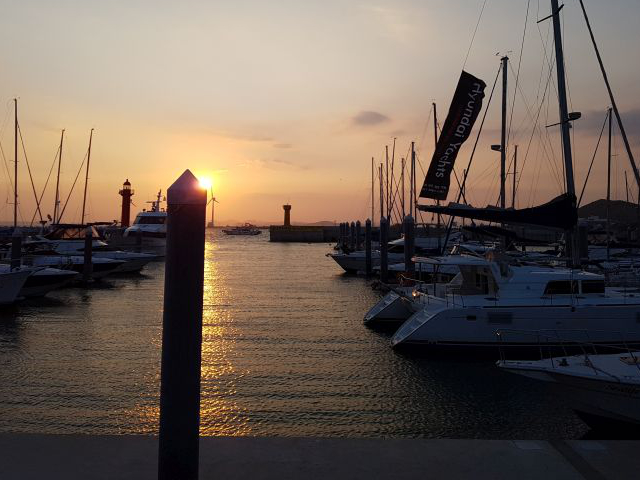
#> input picture img/yate.jpg, 640 x 480 px
$ jupyter execute 4.28_histo_equalize.ipynb
#> lines starting #> are read from the running program, lines starting #| are printed output that depends on the picture
[cell 1]
import cv2
import numpy as np
import matplotlib.pyplot as plt

[cell 2]
# 이미지를 그레이 스케일로 읽기
img = cv2.imread('./img/yate.jpg', cv2.IMREAD_GRAYSCALE)
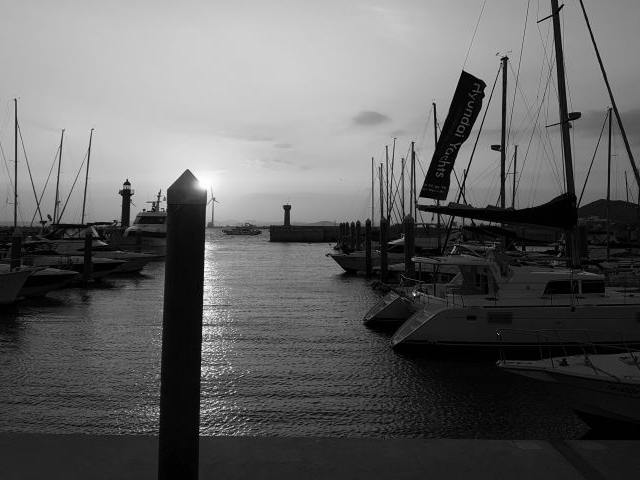
#> img: shape (480, 640); min 0, max 255, mean 98.1
rows, cols = img.shape[:2]
#> rows = 480; cols = 640

[cell 3]
# 원본 이미지 확인
plt.imshow(img, cmap='gray')
plt.xticks([])
plt.yticks([])
plt.show()

[cell 4]
# 이퀄라이즈 연산을 직접 적용
hist = cv2.calcHist([img], [0], None, [256], [0, 256])  # 히스토그램 계산
#> hist = 256 values, max 5912 at index 1, min 7 at index 255, mean 1200
cdf = hist.cumsum()                                     # 누적 히스토그램
#> cdf = 256 values from 1649 to 307200
cdf_m = np.ma.masked_equal(cdf, 0)                      # 0(zero)인 값을 NaN으로 제거
cdf_m = (cdf_m - cdf_m.min()) / (rows * cols) * 255     # 이퀄라이즈 히스토그램 계산
cdf = np.ma.filled(cdf_m, 0).astype('uint8')            # NaN을 다시 0으로 환원
#> cdf = 256 values from 0 to 253
img2 = cdf[img]                                         # 히스토그램을 픽셀로 매핑
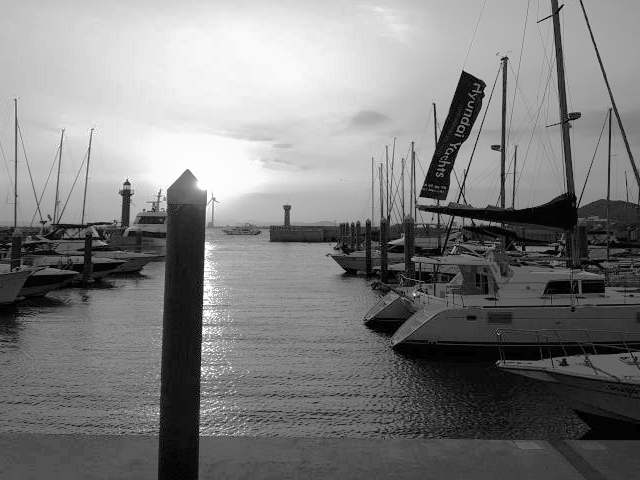
#> img2: shape (480, 640); min 0, max 253, mean 126.4

[cell 5]
# OpenCV API로 이퀄라이즈 히스토그램 적용
img3 = cv2.equalizeHist(img)

[cell 6]
# 이퀄라이즈 결과 히스토그램 계산
hist2 = cv2.calcHist([img2], [0], None, [256], [0, 256])
#> hist2 = 256 values, max 5912 at index 4, min 0 at index 1, mean 1200
hist3 = cv2.calcHist([img3], [0], None, [256], [0, 256])
#> hist3 = 256 values, max 5912 at index 5, min 0 at index 1, mean 1200

[cell 7]
# 결과 출력
imgs = {'Before':img, 'Manual':img2, 'cv2.equalizeHist()':img3}
hists = {'Before':hist, 'Manual':hist2, 'cv2.equalizeHist()':hist3}

fig = plt.figure(figsize=(20, 10))
for i, (k, v) in enumerate(imgs.items()):
    plt.subplot(2, 3, i+1)
    plt.title(k)
    plt.imshow(v, cmap='gray')
    plt.xticks([])
    plt.yticks([])
#> this loop made 3 passes
#> k on passes 1 to 3: 'Before', 'Manual', 'cv2.equalizeHist()'
for i, (k, v) in enumerate(hists.items()):
    plt.subplot(2, 3, i+4)
    plt.title(k)
    plt.plot(v)
plt.show()
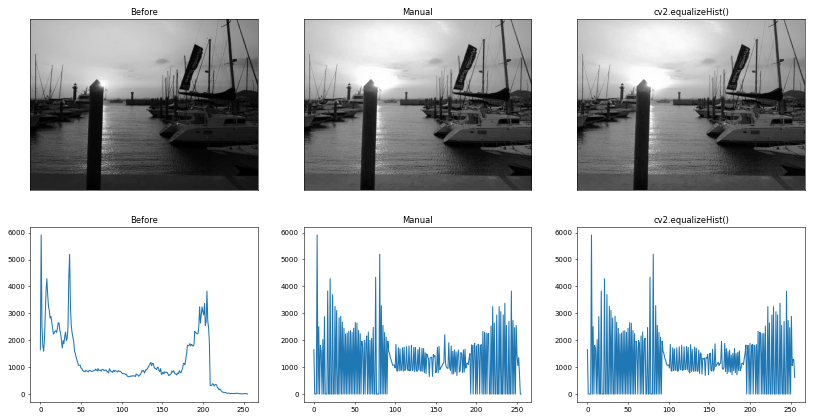
#> figure drawn by matplotlib, 6 panels; panel 4: curve peaks at x = 1, y = 5912; panel 5: curve peaks at x = 4, y = 5912; panel 6: curve peaks at x = 5, y = 5912
